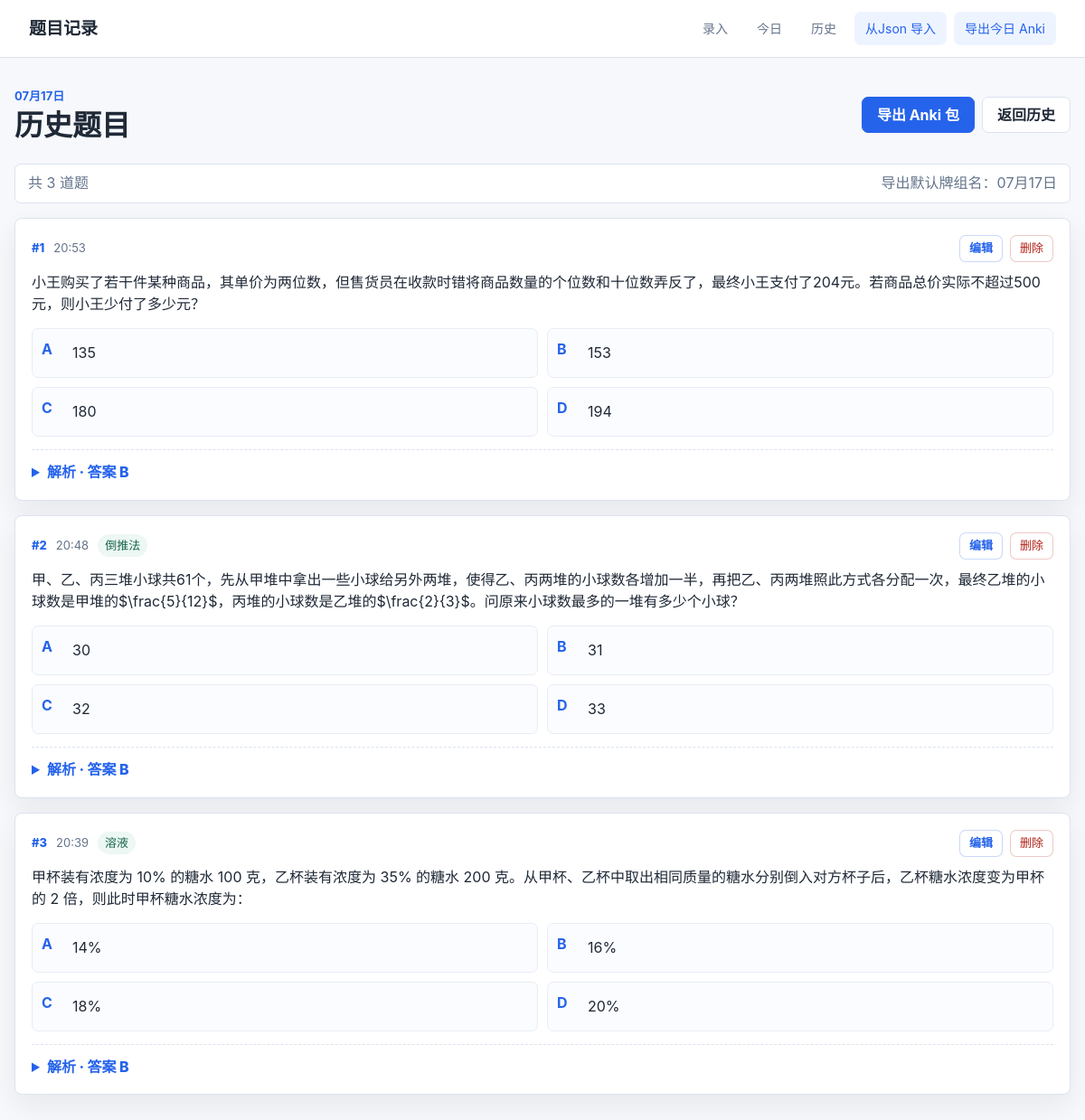
Screenshot of /history/2026-07-17 with the database file from the repository.
### tables this page shows
CREATE TABLE questions (
                id INTEGER PRIMARY KEY AUTOINCREMENT,
                question TEXT NOT NULL,
                option_a TEXT NOT NULL,
                option_b TEXT NOT NULL,
                option_c TEXT NOT NULL,
                option_d TEXT NOT NULL,
                answer TEXT NOT NULL DEFAULT '',
                explanation TEXT NOT NULL,
                tags TEXT NOT NULL DEFAULT '',
                question_image TEXT,
                explanation_image TEXT,
                created_at TEXT NOT NULL
            , question_no TEXT NOT NULL DEFAULT '', source TEXT NOT NULL DEFAULT 'manual', question_image_position TEXT NOT NULL DEFAULT 'before');

### app.py (the view)
@app.route("/history/<day>")
def history_day(day):
    try:
        datetime.strptime(day, "%Y-%m-%d")
    except ValueError:
        abort(404)
    questions = fetch_questions(day)
    return render_template("day.html", questions=questions, day=day, is_today=(day == today_string()))

### app.py (called while the page is built)
def get_db():
    conn = sqlite3.connect(DB_PATH)
    conn.row_factory = sqlite3.Row
    return conn

def today_string():
    return date.today().isoformat()

def display_day(value):
    dt = datetime.strptime(value, "%Y-%m-%d")
    return f"{dt.month:02d}月{dt.day:02d}日"

def is_remote_image(value):
    return bool(re.match(r"^https?://", value or "", flags=re.I))

def image_refs(value):
    if not value:
        return []
    return [part.strip() for part in str(value).split(IMAGE_REF_SEPARATOR) if part.strip()]

def fetch_questions(day=None, source="manual"):
    with get_db() as conn:
        if day:
            rows = conn.execute(
                "SELECT * FROM questions WHERE date(created_at) = ? AND source = ? ORDER BY id DESC",
                (day, source),
            ).fetchall()
        else:
            rows = conn.execute(
                "SELECT * FROM questions WHERE source = ? ORDER BY id DESC", (source,)
            ).fetchall()
    return rows

def inline_markdown(text):
    escaped = html.escape(text or "")
    escaped = re.sub(r"`([^`]+)`", r"<code>\1</code>", escaped)
    escaped = re.sub(r"\*\*([^*]+)\*\*", r"<strong>\1</strong>", escaped)
    return escaped

@app.template_filter("md")
def md_filter(value):
    return markdown_to_html(value)

@app.template_filter("day_label")
def day_label(value):
    return display_day(value)

@app.template_filter("image_refs")
def image_refs_filter(value):
    return image_refs(value)

@app.template_filter("image_src")
def image_src(value):
    return value if is_remote_image(value) else url_for("uploaded_file", filename=value)

### templates/day.html
{% extends "base.html" %}
{% set title = ("今日题目" if is_today else day|day_label ~ "题目") %}
{% block content %}
<section class="page-head">
  <div>
    <p class="eyebrow">{{ day|day_label }}</p>
    <h1>{{ "今天记录的题目" if is_today else "历史题目" }}</h1>
  </div>
  <div class="head-actions">
    {% if is_json|default(false) %}
      <a class="button primary js-export-anki" href="{{ url_for('export_json_day', day=day) }}" data-default-deck="JSON导入题目::{{ day|day_label }}">导出 Anki 包</a>
    {% else %}
      <a class="button primary js-export-anki" href="{{ url_for('export_day', day=day) }}" data-default-deck="数量关系题目::{{ day|day_label }}">导出 Anki 包</a>
    {% endif %}
    {% if not is_today %}
      <a class="button subtle" href="{{ url_for('history') }}">返回历史</a>
    {% endif %}
  </div>
</section>
{% if questions %}
  <div class="count-bar">
    <span>共 {{ questions|length }} 道题</span>
    <span>导出默认牌组名：{{ "JSON导入题目::" if is_json|default(false) else "" }}{{ day|day_label }}</span>
  </div>
  <div class="question-list">
    {% for q in questions %}
      {% set display_no = loop.index %}
      {% include "_question_card.html" %}
    {% endfor %}
  </div>
{% else %}
  <section class="empty">
    <h2>还没有题目</h2>
    <p>今天录入后，这里会自动汇总，并可直接导出 Anki 包。</p>
    <a class="button primary" href="{{ url_for('index') }}">去录入</a>
  </section>
{% endif %}
{% endblock %}

### templates/_question_card.html (shortened to what this page needs)
<article class="question-card">
  <div class="question-meta">
    {% set display_no = display_no|default(q.id) %}
    <span>#{{ display_no }}</span>
    <time>{{ q.created_at[11:16] }}</time>
    {% if q.tags %}
      <span class="tag-line">{{ q.tags }}</span>
    {% endif %}
    <div class="card-actions">
      <a class="small-button" href="{{ url_for('edit_question', question_id=q.id, next=request.path) }}">编辑</a>
      <form class="delete-form" action="{{ url_for('delete_question', question_id=q.id) }}" method="post">
        <button class="delete-button" type="submit" onclick="return confirm('确定删除第 {{ display_no }} 题吗？')">删除</button>
      </form>
    </div>
  </div>
  <div class="rendered">{{ q.question|md|safe }}</div>
  <div class="options">
    <div><b>A</b><span>{{ q.option_a|md|safe }}</span></div>
    <div><b>B</b><span>{{ q.option_b|md|safe }}</span></div>
    <div><b>C</b><span>{{ q.option_c|md|safe }}</span></div>
    <div><b>D</b><span>{{ q.option_d|md|safe }}</span></div>
  </div>
  <details>
    <summary>解析{% if q.answer %} · 答案 {{ q.answer }}{% endif %}</summary>
  </details>
</article>

### static/style.css (style rules this page uses)
:root { --bg: #f7f8fb; --panel: #ffffff; --text: #1f2937; --muted: #64748b; --line: #dbe3ef; --accent: #2563eb; --accent-dark: #1d4ed8; --soft: #eef4ff; --danger: #b42318; --ok: #157f3b; --shadow: 0 12px 30px rgba(15, 23, 42, 0.07); }
* { box-sizing: border-box; }
body { margin: 0; background: var(--bg); color: var(--text); font-family: -apple-system, BlinkMacSystemFont, "Segoe UI", "PingFang SC", "Microsoft YaHei", sans-serif; font-size: 16px; line-height: 1.55; }
a { color: inherit; text-decoration: none; }
.page-head, .section-title, .count-bar { display: flex; align-items: center; justify-content: space-between; gap: 16px; }
.page-head { margin-bottom: 22px; }
.head-actions, .card-actions { display: flex; align-items: center; gap: 8px; flex-wrap: wrap; }
.eyebrow { margin: 0 0 4px; color: var(--accent); font-size: 13px; font-weight: 700; letter-spacing: 0; text-transform: uppercase; }
h1, h2 { margin: 0; line-height: 1.2; }
h1 { font-size: 32px; }
.button { display: inline-flex; align-items: center; justify-content: center; min-height: 40px; padding: 0 16px; border: 1px solid var(--line); border-radius: 7px; background: var(--panel); color: var(--text); font-weight: 700; cursor: pointer; }
.button.primary { border-color: var(--accent); background: var(--accent); color: #fff; }
.editor, .question-card, .empty { border: 1px solid var(--line); border-radius: 8px; background: var(--panel); box-shadow: var(--shadow); }
.question-list { display: grid; gap: 16px; }
.question-card { padding: 18px; }
.question-meta { display: flex; align-items: center; gap: 10px; flex-wrap: wrap; margin-bottom: 10px; color: var(--muted); font-size: 13px; }
.question-meta span:first-child { color: var(--accent); font-weight: 800; }
.card-actions { margin-left: auto; }
.delete-form { margin: 0; }
.small-button, .delete-button { display: inline-flex; align-items: center; justify-content: center; min-height: 30px; padding: 0 10px; border-radius: 7px; font-size: 13px; font-weight: 800; }
.small-button { border: 1px solid rgba(37, 99, 235, 0.24); background: #fff; color: var(--accent); }
.delete-button { border: 1px solid rgba(180, 35, 24, 0.24); background: #fff; color: var(--danger); font: inherit; cursor: pointer; }
.tag-line { padding: 2px 8px; border-radius: 999px; background: #edf7f3; color: #17664a; }
.rendered p, .options p { margin: 0.25em 0; }
.options { display: grid; grid-template-columns: repeat(2, minmax(0, 1fr)); gap: 10px; margin-top: 14px; }
.options > div { display: grid; grid-template-columns: 28px 1fr; gap: 6px; min-height: 44px; padding: 10px; border: 1px solid #e7edf6; border-radius: 7px; background: #fbfcff; }
.options b { color: var(--accent); }
details { margin-top: 14px; padding-top: 12px; border-top: 1px dashed var(--line); }
summary { color: var(--accent); font-weight: 800; cursor: pointer; }
.count-bar { min-height: 44px; margin-bottom: 16px; padding: 0 14px; border: 1px solid var(--line); border-radius: 7px; background: var(--panel); color: var(--muted); }

### rows the page displays
questions: display_no "1", created_at "20:53", question|md "小王购买了若干件某种商品，其单价为两位数，但售货员在收款时错将商品数量的个位数和十位数弄反了，最终小王支付了204元。若商品总价实际不超过500元，则小王少付了多少元？", option_a|md "135", option_b|md "153", option_c|md "180", option_d|md "194", answer "B"
questions: display_no "2", created_at "20:48", tags "倒推法", question|md "甲、乙、丙三堆小球共61个，先从甲堆中拿出一些小球给另外两堆，使得乙、丙两堆的小球数各增加一半，再把乙、丙两堆照此方式各分配一次，最终乙堆的小球数是甲堆的$\\frac{5}{12}$，丙堆的小球数是乙堆的$\\frac{2}{3}$。问原来小球数最多的一堆有多少个小球？", option_a|md "30", option_b|md "31", option_c|md "32", option_d|md "33", answer "B"
questions: display_no "3", created_at "20:39", tags "溶液", question|md "甲杯装有浓度为 10% 的糖水 100 克，乙杯装有浓度为 35% 的糖水 200 克。从甲杯、乙杯中取出相同质量的糖水分别倒入对方杯子后，乙杯糖水浓度变为甲杯的 2 倍，则此时甲杯糖水浓度为：", option_a|md "14%", option_b|md "16%", option_c|md "18%", option_d|md "20%", answer "B"

### other values shown
{{ day|day_label }} "07月17日"
{{ "今天记录的题目" if is_today else "历史题目" }} "历史题目"
{{ questions|length }} "3"
